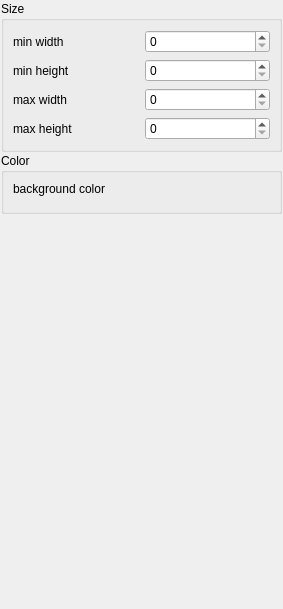
<?xml version="1.0" encoding="UTF-8"?>
<ui version="4.0">
 <class>DAFigureWidgetSettingWidget</class>
 <widget class="QWidget" name="DAFigureWidgetSettingWidget">
  <property name="geometry">
   <rect>
    <x>0</x>
    <y>0</y>
    <width>283</width>
    <height>609</height>
   </rect>
  </property>
  <property name="windowTitle">
   <string>Form</string>
  </property>
  <layout class="QVBoxLayout" name="verticalLayout_2">
   <property name="spacing">
    <number>1</number>
   </property>
   <property name="leftMargin">
    <number>1</number>
   </property>
   <property name="topMargin">
    <number>1</number>
   </property>
   <property name="rightMargin">
    <number>1</number>
   </property>
   <property name="bottomMargin">
    <number>1</number>
   </property>
   <item>
    <widget class="QGroupBox" name="groupBox">
     <property name="title">
      <string>Size</string>
     </property>
     <layout class="QGridLayout" name="gridLayout">
      <item row="2" column="0">
       <widget class="QLabel" name="label_3">
        <property name="text">
         <string>max width</string>
        </property>
       </widget>
      </item>
      <item row="1" column="1">
       <widget class="QSpinBox" name="spinBoxMinHeight">
        <property name="maximum">
         <number>999999999</number>
        </property>
       </widget>
      </item>
      <item row="0" column="0">
       <widget class="QLabel" name="label">
        <property name="text">
         <string>min width</string>
        </property>
       </widget>
      </item>
      <item row="1" column="0">
       <widget class="QLabel" name="label_2">
        <property name="text">
         <string>min height</string>
        </property>
       </widget>
      </item>
      <item row="0" column="1">
       <widget class="QSpinBox" name="spinBoxMinWidth">
        <property name="maximum">
         <number>999999999</number>
        </property>
       </widget>
      </item>
      <item row="3" column="0">
       <widget class="QLabel" name="label_4">
        <property name="text">
         <string>max height</string>
        </property>
       </widget>
      </item>
      <item row="2" column="1">
       <widget class="QSpinBox" name="spinBoxMaxWidth">
        <property name="maximum">
         <number>999999999</number>
        </property>
       </widget>
      </item>
      <item row="3" column="1">
       <widget class="QSpinBox" name="spinBoxMaxHeight">
        <property name="maximum">
         <number>999999999</number>
        </property>
       </widget>
      </item>
     </layout>
    </widget>
   </item>
   <item>
    <widget class="QGroupBox" name="groupBox_2">
     <property name="title">
      <string>Color</string>
     </property>
     <layout class="QVBoxLayout" name="verticalLayout">
      <item>
       <widget class="QLabel" name="label_5">
        <property name="text">
         <string>background color</string>
        </property>
       </widget>
      </item>
      <item>
       <widget class="DA::DABrushEditWidget" name="widgetBrushEditor" native="true"/>
      </item>
     </layout>
    </widget>
   </item>
   <item>
    <spacer name="verticalSpacer">
     <property name="orientation">
      <enum>Qt::Vertical</enum>
     </property>
     <property name="sizeHint" stdset="0">
      <size>
       <width>20</width>
       <height>412</height>
      </size>
     </property>
    </spacer>
   </item>
  </layout>
 </widget>
 <customwidgets>
  <customwidget>
   <class>DA::DABrushEditWidget</class>
   <extends>QWidget</extends>
   <header>DABrushEditWidget.h</header>
   <container>1</container>
  </customwidget>
 </customwidgets>
 <resources/>
 <connections/>
</ui>
